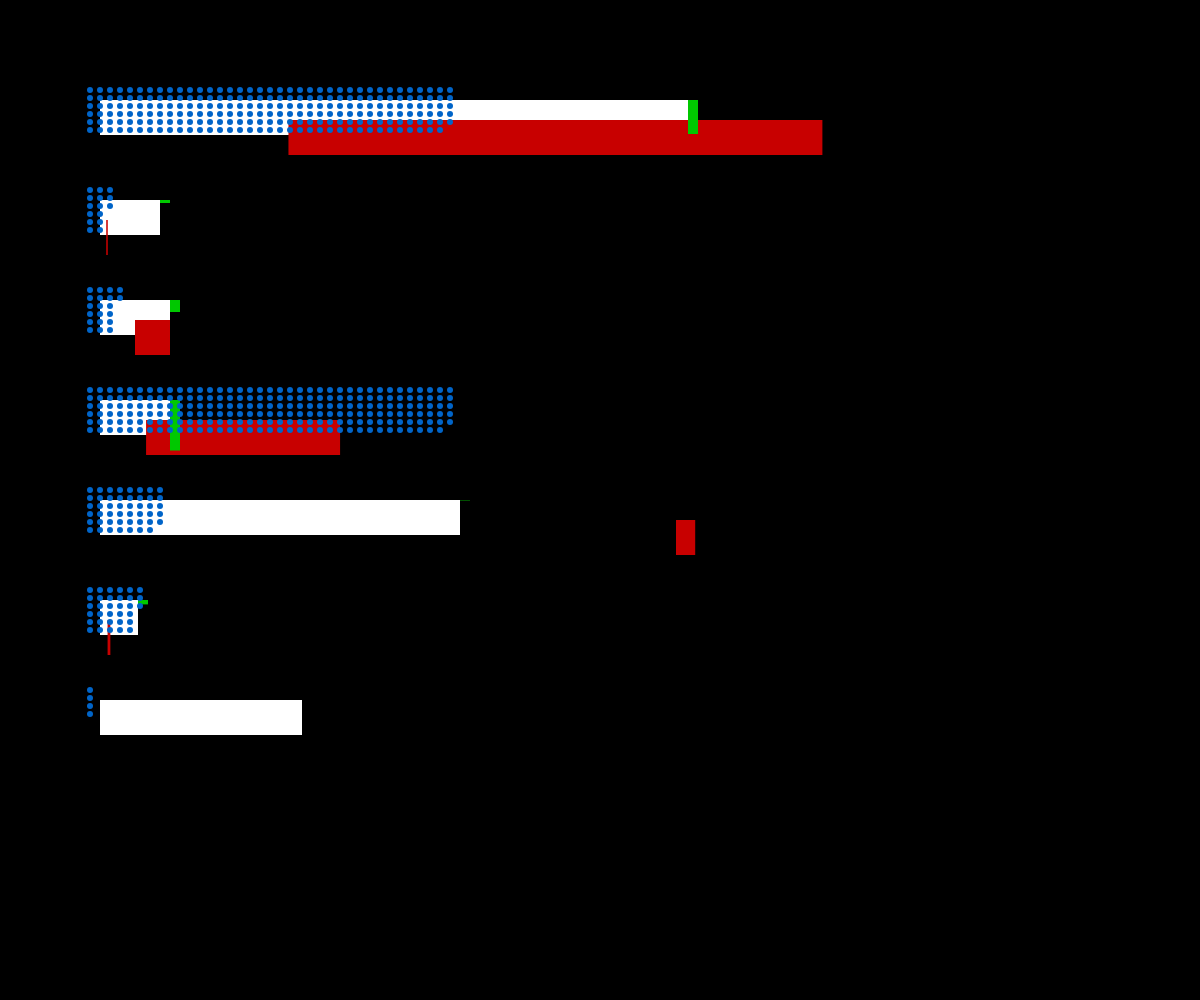
Frame 1 (no input)
Frame 60 (no input): identical to frame 1, image omitted
Frame 120 (the mouse pressed at the canvas centre since frame 60): identical to frame 1, image omitted

The p5.js sketch that drew this single still picture (run headless with seeded random() and noise() and a simulated clock; from frame 60 on, the mouse is pressed at the canvas centre):

// p5.js sketch
// ── sketch.js
let data = [
  {
    name: "Netflix",
    net: 266.97,
    people: 220.7,
    length: 294,
    spending: 17,
  },
  {
    name: "Peacock",
    net: 0.778,
    people: 15,
    length: 30,
    spending: 1.5,
  },
  {
    name: "Apple Tv+",
    net: 17.5,
    people: 20,
    length: 35,
    spending: 6,
  },
  {
    name: "Disney+",
    net: 97,
    people: 221,
    length: 35,
    spending: 25.26,
  },
  {
    name: "Hulu",
    net: 9.6,
    people: 46.2,
    length: 180,
    spending: 0.2,
  },
  {
    name: "Paramount",
    net: 1.39,
    people: 32.8,
    length: 19,
    spending: 2.2,
  },
  {
    name: "Crunchyroll",
    net: 0.04,
    people: 4,
    length: 101,
  },
];

let arr = [];

let o;
function setup() {
  noStroke();
  createCanvas(window.innerWidth, window.innerHeight);
  for (let i = 0; i < data.length; i++) {
    arr.push(
      new Corporation(
        100,
        (i + 1) * 100,
        data[i].net,
        data[i].spending,
        data[i].length,
        data[i].people
      )
    );
  }
}

function draw() {
  background(0);
  for (let x of arr) x.render();
}

class Corporation {
  constructor(posX, posY, net, spending, time, people) {
    this.posX = posX;
    this.posY = posY;
    this.net = net;
    this.spending = spending;
    this.time = time;
    this.people = people;
  }
  render() {
    let temp = this.people;
    fill(255);
    //time
    rect(this.posX, this.posY, this.time * 2, 35);

    //money
    fill(200, 0, 0);
    rect(
      this.posX + ((this.net * 2) / (this.spending * 2)) * 12,
      this.posY + 20,
      this.net * 2,
      35
    );
    //spending
    fill(0, 200, 0);
    rect(this.posX + this.time * 2, this.posY, 10, this.spending * 2);

    fill(0, 100, 200);
    for (let x = 0; x < 50; x++) {
      for (let y = 0; y < 6; y++) {
        if (temp > 0) {
          circle(this.posX - 10 + x * 10, this.posY - 10 + y * 8, 6);
          temp--;
        } else return;
      }
    }
  }
}
